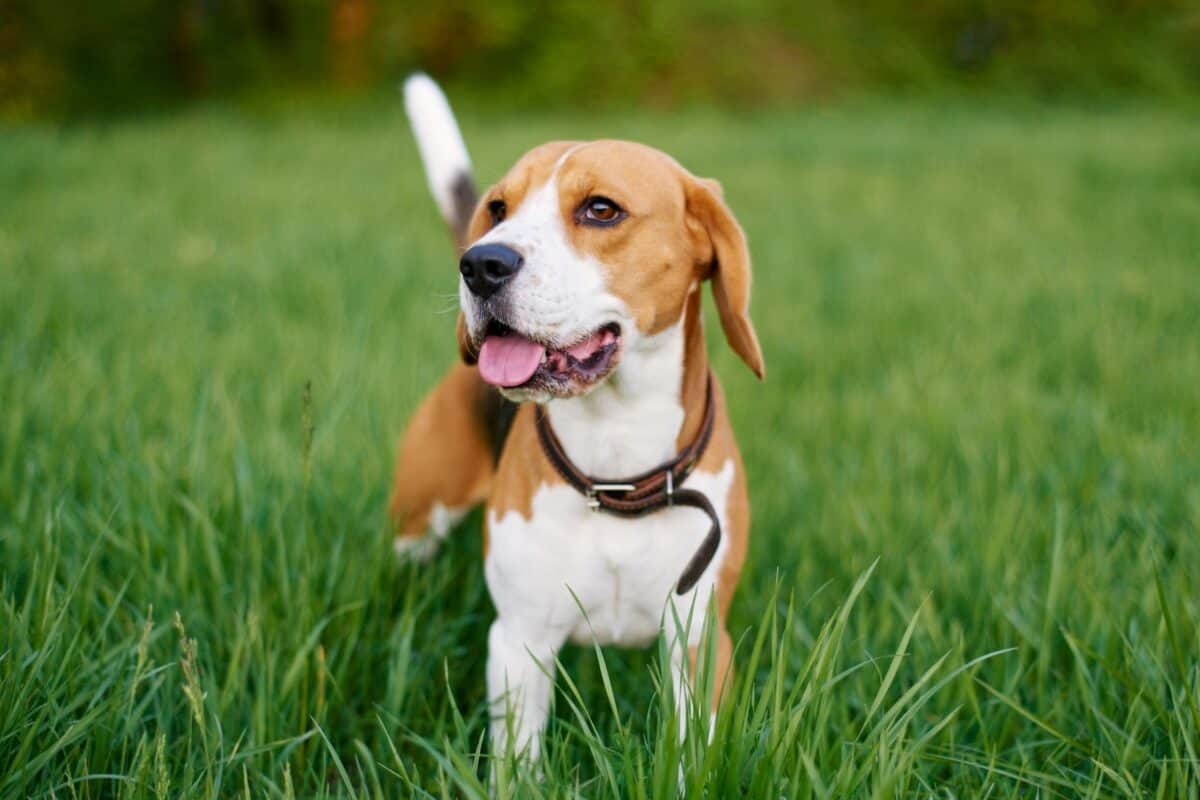
#> input picture dog2.jpg, 1200 x 800 px
$ jupyter execute q2.ipynb   (older library calls are emulated)
#> lines starting #> are read from the running program, lines starting #| are printed output that depends on the picture
[cell 1]
import cv2
import matplotlib.pyplot as plt
import numpy as np

[cell 2]
img = cv2.imread("dog2.jpg",cv2.IMREAD_GRAYSCALE)
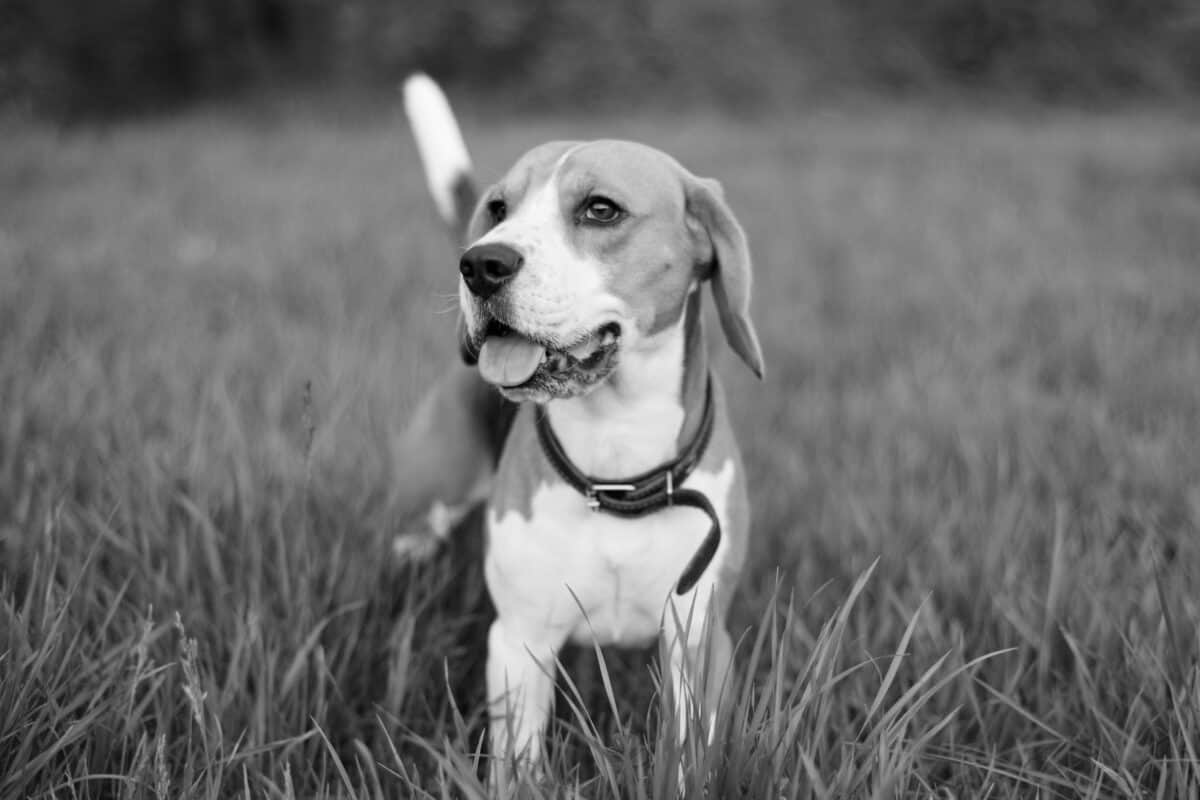
#> img: shape (800, 1200); min 0, max 251, mean 108.3

[cell 3]
img = cv2.resize(img,(64,128))
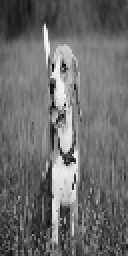
#> img: shape (128, 64) (shown 2 times larger); min 0, max 249, mean 108.4

[cell 4]
plt.imshow(img,cmap='gray')
plt.title("Original Image")
plt.axis('off')
plt.show()

[cell 5]
gx = cv2.Sobel(np.float32(img),cv2.CV_32F,1,0,ksize=1)
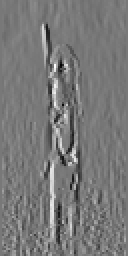
#> gx: shape (128, 64) float32 (shown 2 times larger); min -218, max 242, mean 0.5; drawn with min black and max white
gy = cv2.Sobel(np.float32(img),cv2.CV_32F,0,1,ksize=1)
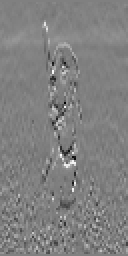
#> gy: shape (128, 64) float32 (shown 2 times larger); min -200, max 196, mean 0.2; drawn with min black and max white

[cell 6]
magnitude , angle = cv2.cartToPolar(gx,gy,angleInDegrees=True)
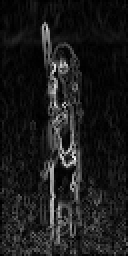
#> magnitude: shape (128, 64) float32 (shown 2 times larger); min 0, max 274.8, mean 29.7; drawn with min black and max white
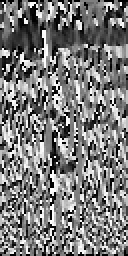
#> angle: shape (128, 64) float32 (shown 2 times larger); min 0, max 359.7, mean 174.4; drawn with min black and max white

[cell 7]
cell_size = (8,8)
bin_n = 9
h,w = img.shape
#> h = 128; w = 64
cell_x = w // cell_size[0]
#> cell_x = 8
cell_y = h // cell_size[1]
#> cell_y = 16

[cell 8]
hog_cells = np.zeros((cell_y,cell_x,bin_n),dtype=np.float32)

[cell 9]
for i in range(cell_y):
    for j in range(cell_x):
        mag_cell = magnitude[i*8:(i+1)*8, j*8:(j+1)*8]
        ang_cell = angle[i*8:(i+1)*8 , j*8:(j+1)*8]

        hist, _ = np.histogram(ang_cell,bins = bin_n,range = (0,180),weights = mag_cell)
        hog_cells[i,j] = hist

[cell 10]
block_size = (2,2)
eps = 1e-5
hog_normalized = []

for i in range(cell_y):
    for j in range(cell_x):
        block = hog_cells[i:i+2 , j:j+2].ravel()
        norm = np.sqrt(np.sum(block)**2 + eps**2)
        block = block // norm
        hog_normalized.append(block)
#> after the loop, hog_normalized = 128 items

[cell 11]
hog_features = np.hstack(hog_normalized)
#> hog_features = 4185 values from 0 to 0

print("Hog Feature Vector length : ", len(hog_features))
#| Hog Feature Vector length :  4185
